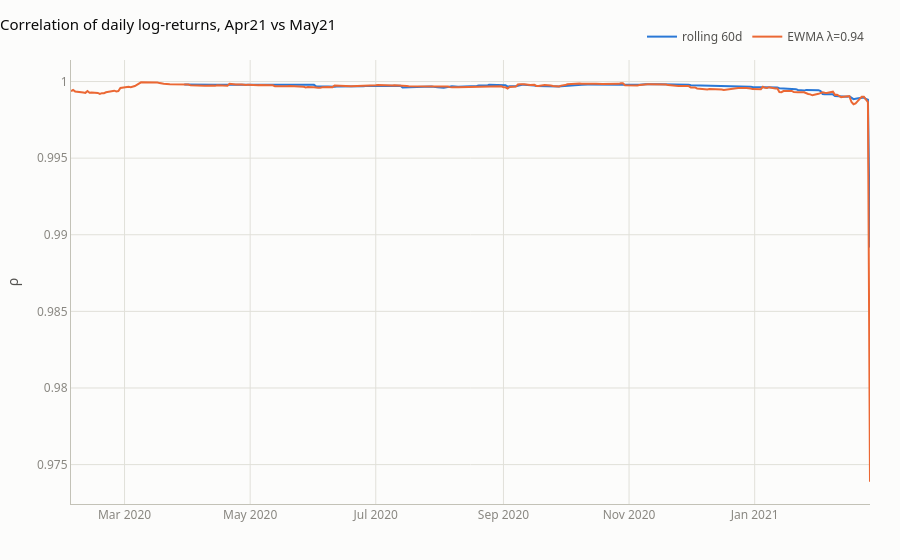

Notebook code cell kept with this figure:
### Markdown cell above
### 5.5 Correlation between the legs

### Code cell
rolling_rho = eda.rolling_correlation(res.returns, *LEGS, window=60).dropna()
ewma_rho = eda.ewma_correlation(res.returns, *LEGS)
assert rolling_rho.loc[:PRE_EXPIRY_END].min() > RHO_FLOOR
assert ewma_rho.loc[:PRE_EXPIRY_END].min() > RHO_FLOOR
assert ewma_rho.iloc[-1] < rolling_rho.loc[:PRE_EXPIRY_END].min()  # drops into expiry
figures["Correlation between the legs"].show()

### Figure 1 — Plotly figure (JSON) as saved in the notebook; plotly's stock layout.template omitted (floating-point values rounded to 4 significant figures; data arrays with more than 128 entries replaced by an {"elided": "..."} marker saying what was removed)
{"data": [{"line": {"color": "#2a78d6", "width": 2}, "mode": "lines", "name": "rolling 60d", "type": "scatter", "x": {"elided": "237 str values"}, "y": {"elided": "237 float values"}}, {"line": {"color": "#eb6834", "width": 2}, "mode": "lines", "name": "EWMA λ=0.94", "type": "scatter", "x": {"elided": "276 str values"}, "y": {"elided": "276 float values"}}], "layout": {"font": {"color": "#52514e", "family": "system-ui, -apple-system, \"Segoe UI\", sans-serif", "size": 12}, "hoverlabel": {"bgcolor": "#fcfcfb", "font": {"color": "#0b0b0b"}}, "hovermode": "x unified", "legend": {"orientation": "h", "x": 1, "xanchor": "right", "y": 1.02, "yanchor": "bottom"}, "margin": {"b": 50, "l": 60, "r": 30, "t": 60}, "paper_bgcolor": "#fcfcfb", "plot_bgcolor": "#fcfcfb", "title": {"font": {"color": "#0b0b0b", "size": 15}, "text": "Correlation of daily log-returns, Apr21 vs May21", "x": 0, "xanchor": "left"}, "xaxis": {"gridcolor": "#e1e0d9", "linecolor": "#c3c2b7", "showline": true, "tickfont": {"color": "#898781"}, "title": {"font": {"color": "#52514e"}, "text": ""}, "zeroline": false}, "yaxis": {"gridcolor": "#e1e0d9", "linecolor": "#c3c2b7", "tickfont": {"color": "#898781"}, "title": {"font": {"color": "#52514e"}, "text": "ρ"}, "zeroline": false}}}
